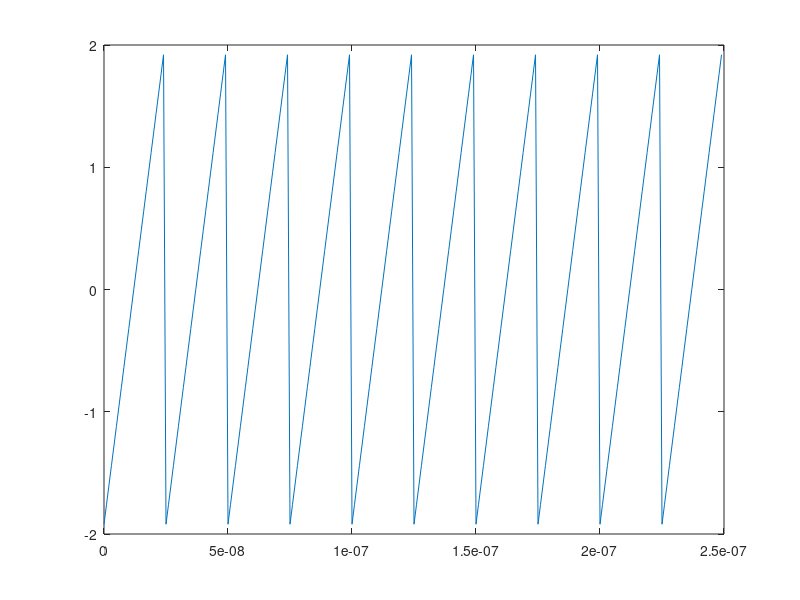
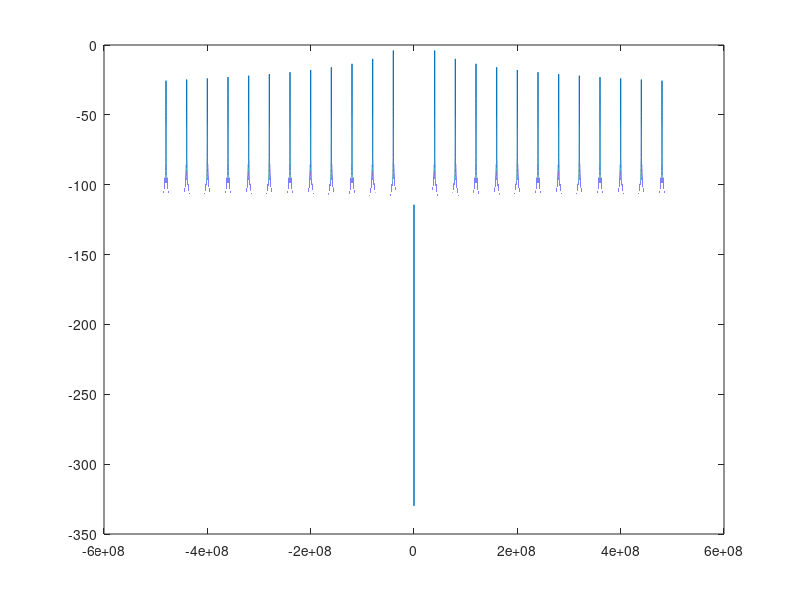

Recreate these plots in MATLAB, in order.
% Testing fourier Trasform. 
% Comment the signal that you do not want to see.

close all
clear all

% Set the time from 0 to 1ms
tmin=0;         % s
time_step=1e-6; % s
time_step=1e-9; 
tmax=1e-3;      % s
t=tmin:time_step:tmax;

N=length(t);
amp=2;  % Amplitude of the signal

% Frequency
fcarrier=50e6; %Hz
%f1=50e3; % Hz
f1=40e6; % Hz
f2=50e6; % Hz

% Sum of two signal
%signal=amp.*sin(2*pi*f1.*t);
signal=amp.*sin(2*pi*f1.*t)+2.*amp.*sin(2*pi*f2.*t);
%%% Show the time domain over NN periods
%figure;
%NN=10;
%tstop=tmin+NN/min(f1,f2);
%plot(t(t<tstop),signal(t<tstop))

%%%%%%%%%%%%
% Sawtooth wave
% Signal has a DC component (use mean(signal))
signal=amp.*sawtooth(2*pi*f1*t);
signal=signal-mean(signal);
% signal=amp.*sawtooth(2*pi*f1*t)+amp.*sin(2*pi*f2.*t);

% Symmetric Saw tooth wave (triangle)
% signal=amp.*sawtooth(2*pi.*f1.*t,0.5);
% signal=signal-mean(signal);

% Square Wave
% signal=amp.*square(2.*pi.*f1.*t);
% signal=signal-mean(signal);

% Amplitude modulation
%fbase=1e4;
%signal=amp.*square(2.*pi.*fbase.*t).*sin(2*pi*f1*t);
%signal=amp.*sawtooth(2.*pi.*fbase.*t).*sin(2*pi*f1*t);


%figure;
%plot(t,signal);
figure;
NN=10;
tstop=tmin+NN/min(f1,f2);
plot(t(t<tstop),signal(t<tstop))

fourier=fftshift(fft(signal))./N;

xx=real(fourier);
yy=imag(fourier);
mod=abs(fourier);
phase=angle(fourier);
mod_db=20.*log10(mod);

freq=-1./(2.*time_step):1./tmax:1./(2.*time_step);
figure;
plot(freq,mod_db)
%xlim([0 max(freq)])

%figure;
%semilogx(freq(freq>0),mod_db(freq>0))
